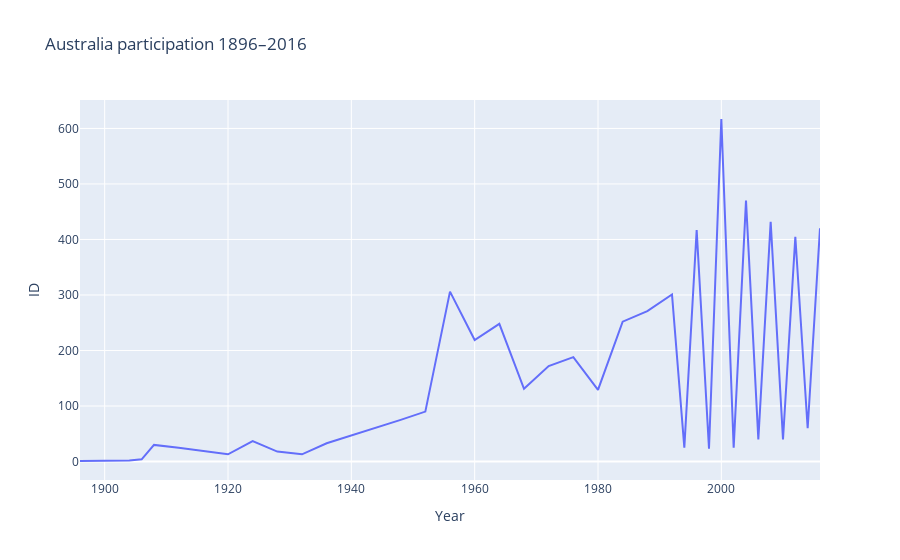

Here is the notebook cell this chart was saved with:
### Markdown cell above
Först gjorde jag linjegrafer med matplotlib. Jag upptäckte saker som stack ut och var intressanta.
Sedan interaktiva med plotly:

### Code cell
participation_historical_aus.plot.line("Year", "ID")

df_aus_partition = participation_historical_aus.reset_index() #.reset_index Gör om year från index till kolumn.
df_aus_partition.columns = ["Year", "ID"]

fig = px.line(
    df_aus_partition,
    x= "Year", 
    y= "ID",
    title= "Australia participation 1896–2016"
)

fig.show()

#Note to self! Om plotly.express kråglar i import cellen: import i första plotly-cell jag använder kör och gå tillbaka och kör import cell. 
#Efter det kan jag ta bort import mit i notebook och det funkar. Varför?

### Figure 1 — Plotly figure (JSON) as saved in the notebook; plotly's stock layout.template omitted (floating-point values rounded to 4 significant figures)
{"data": [{"hovertemplate": "Year=%{x}<br>ID=%{y}<extra></extra>", "legendgroup": "", "line": {"color": "#636efa", "dash": "solid"}, "marker": {"symbol": "circle"}, "mode": "lines", "name": "", "orientation": "v", "showlegend": false, "type": "scatter", "x": [1896.0, 1900.0, 1904.0, 1906.0, 1908.0, 1912.0, 1920.0, 1924.0, 1928.0, 1932.0, 1936.0, 1948.0, 1952.0, 1956.0, 1960.0, 1964.0, 1968.0, 1972.0, 1976.0, 1980.0, 1984.0, 1988.0, 1992.0, 1994.0, 1996.0, 1998.0, 2000.0, 2002.0, 2004.0, 2006.0, 2008.0, 2010.0, 2012.0, 2014.0, 2016.0], "xaxis": "x", "y": [1, 2, 2, 4, 30, 25, 13, 37, 18, 13, 33, 75, 90, 306, 219, 248, 131, 172, 188, 129, 252, 271, 301, 25, 417, 23, 617, 25, 470, 40, 432, 40, 405, 60, 420], "yaxis": "y"}], "layout": {"legend": {"tracegroupgap": 0}, "title": {"text": "Australia participation 1896–2016"}, "xaxis": {"anchor": "y", "domain": [0, 1], "title": {"text": "Year"}}, "yaxis": {"anchor": "x", "domain": [0, 1], "title": {"text": "ID"}}}}
